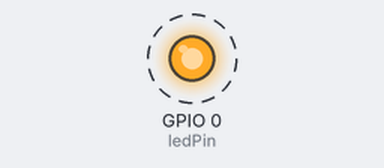
This sketch was run on a simulated ESP32. Parts: output pins drawn as LEDs (lit = HIGH). Dashed ring = blinking.

Above: at 0.5 s.
Timing chart, 0 to 4.6 s (numbered marks = the images above):
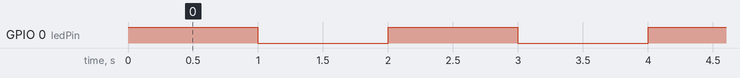

Measured:
- by itself, GPIO 0 (ledPin): alternates HIGH for 1.0 s and LOW for 1.0 s

The sketch:

blink.ino
```cpp
//*************************************************************************************
/*
 * Filename    : Blink
 * Description : led Flashing 1 s
 * Auther      : http://www.keyestudio.com
*/
int ledPin = 0; //Define LED pin connection to GPIO0
void setup() {
  pinMode(ledPin, OUTPUT);//Set mode to output
}

void loop() {
  digitalWrite(ledPin, HIGH); //Output high level, turn on led
  delay(1000);//Delay 1000 ms
  digitalWrite(ledPin, LOW); //Output low level,turn off led
  delay(1000);//Delay 1000 ms
}
//*************************************************************************************
```
